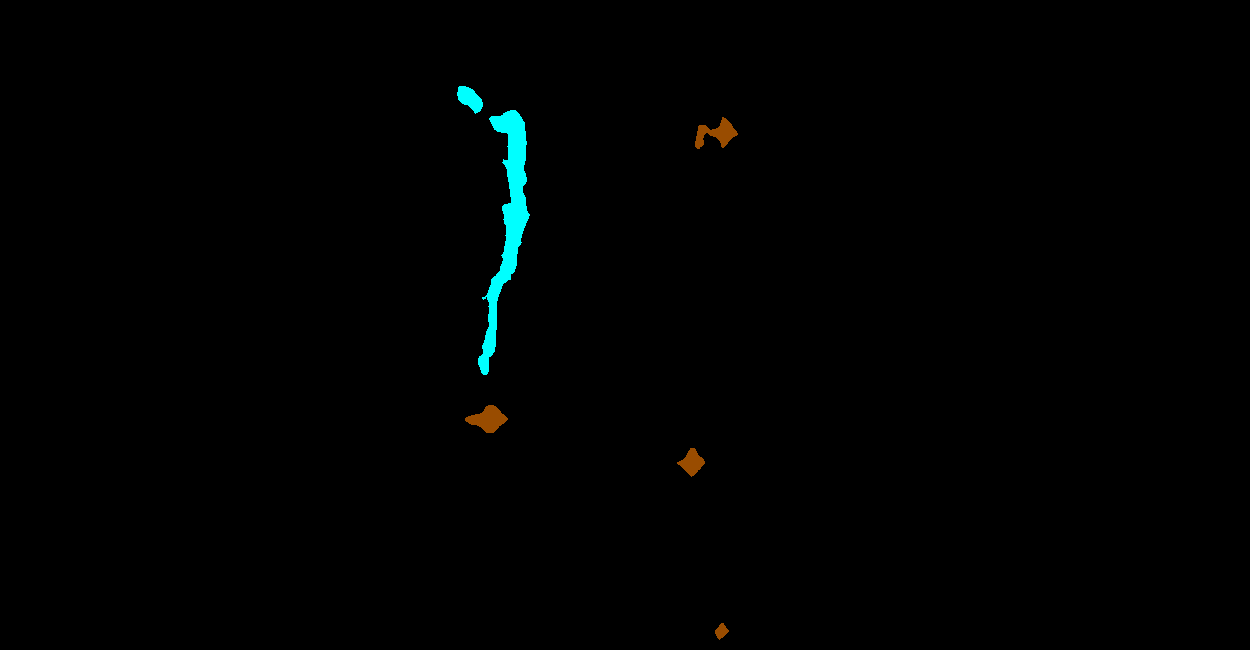
#> input picture HTSM_Oil_Spill_Segmentation/images/pred_mask_img_0001.png, 1250 x 650 px, found by its file name; its folder holds only this picture in this run
$ python make_filtered_images.py
#> lines starting #> are read from the running program, lines starting #| are printed output that depends on the picture
import cv2
import numpy as np
import os

input_dir = "/home/jarvis/CS/DIP/OSDetector/data/train/images/"
output_dir = "/home/jarvis/CS/DIP/OSDetector/data/train/filtered_images/"

os.makedirs(output_dir, exist_ok=True)


for filename in os.listdir(input_dir):

    if filename.endswith(('.jpg', '.jpeg', '.png')):
        image_path = os.path.join(input_dir, filename)
        image = cv2.imread(image_path, cv2.IMREAD_GRAYSCALE)
#> image: shape (650, 1250); min 0, max 178, mean 1.2


        f = np.fft.fft2(image)
        fshift = np.fft.fftshift(f)

        rows, cols = image.shape
#> rows = 650; cols = 1250
        crow, ccol = rows // 2, cols // 2
#> crow = 325; ccol = 625

        mask = np.ones((rows, cols), np.uint8)
        r = 30
        mask[crow-r:crow+r, ccol-r:ccol+r] = 0

        fshift_filtered = fshift * mask

        f_ishift = np.fft.ifftshift(fshift_filtered)
        image_filtered = np.fft.ifft2(f_ishift)
        image_filtered = np.abs(image_filtered)

        image_filtered_normalized = cv2.normalize(image_filtered, None, 0, 1, cv2.NORM_MINMAX)
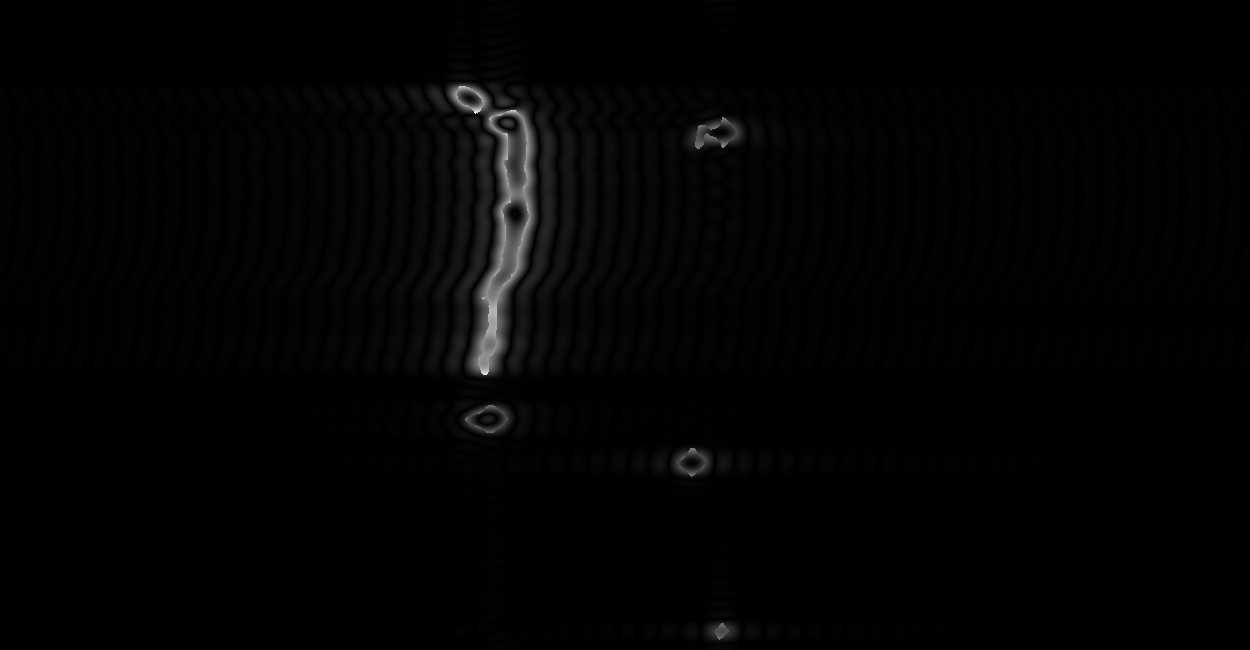
#> image_filtered_normalized: shape (650, 1250) float64; min 1.11e-24, max 1, mean 0.0135

        filtered_filename = os.path.splitext(filename)[0] + '_filtered.npy'
        output_path = os.path.join(output_dir, filtered_filename)

        np.save(output_path, image_filtered_normalized)
        print(f"Filtered image saved as '{filtered_filename}'.")

print("All images have been processed.")

$ run again, on HTSM_Oil_Spill_Segmentation/images/pred_mask_img_0007.png
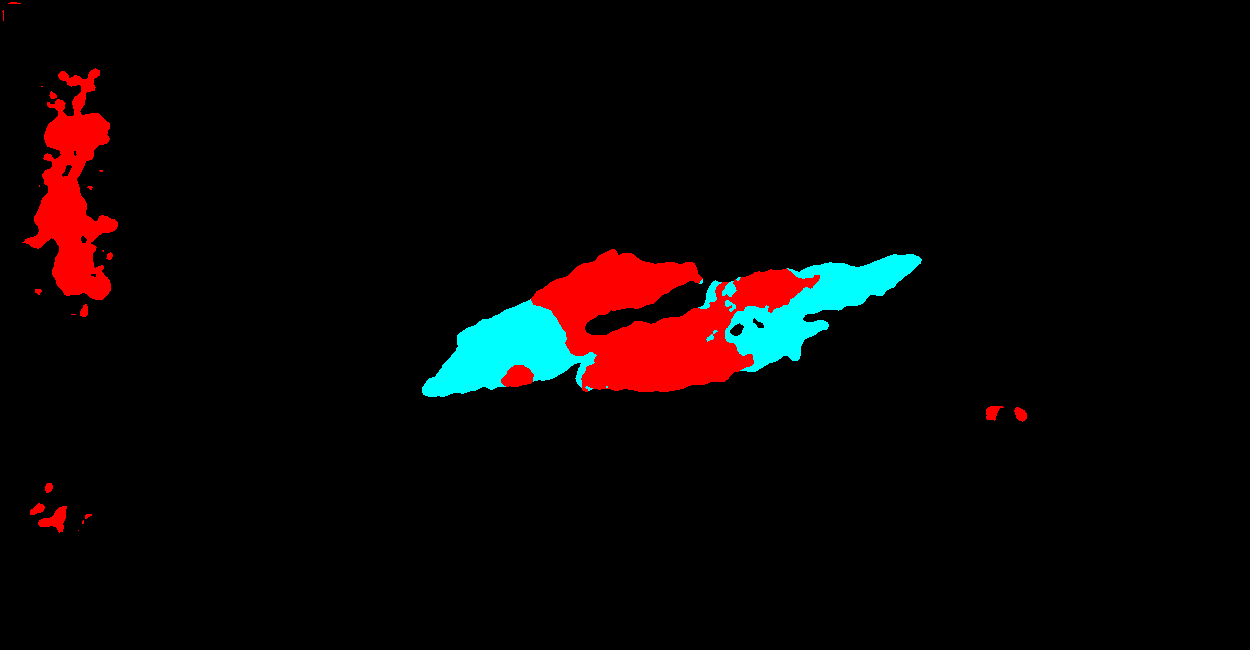
#> input picture HTSM_Oil_Spill_Segmentation/images/pred_mask_img_0007.png, 1250 x 650 px, found by its file name
#> `image = cv2.imread(image_path, cv2.IMREAD_GRAYSCALE)`:
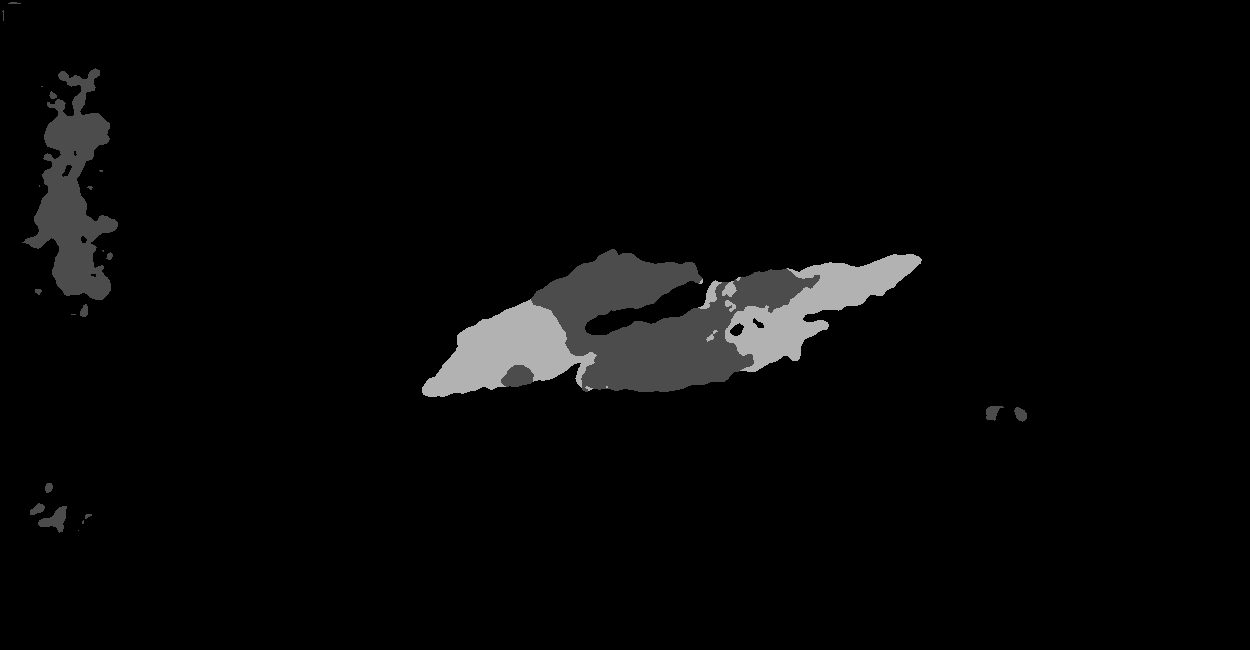
#> image: shape (650, 1250); min 0, max 178, mean 6.8
#> `image_filtered = np.abs(image_filtered)`:
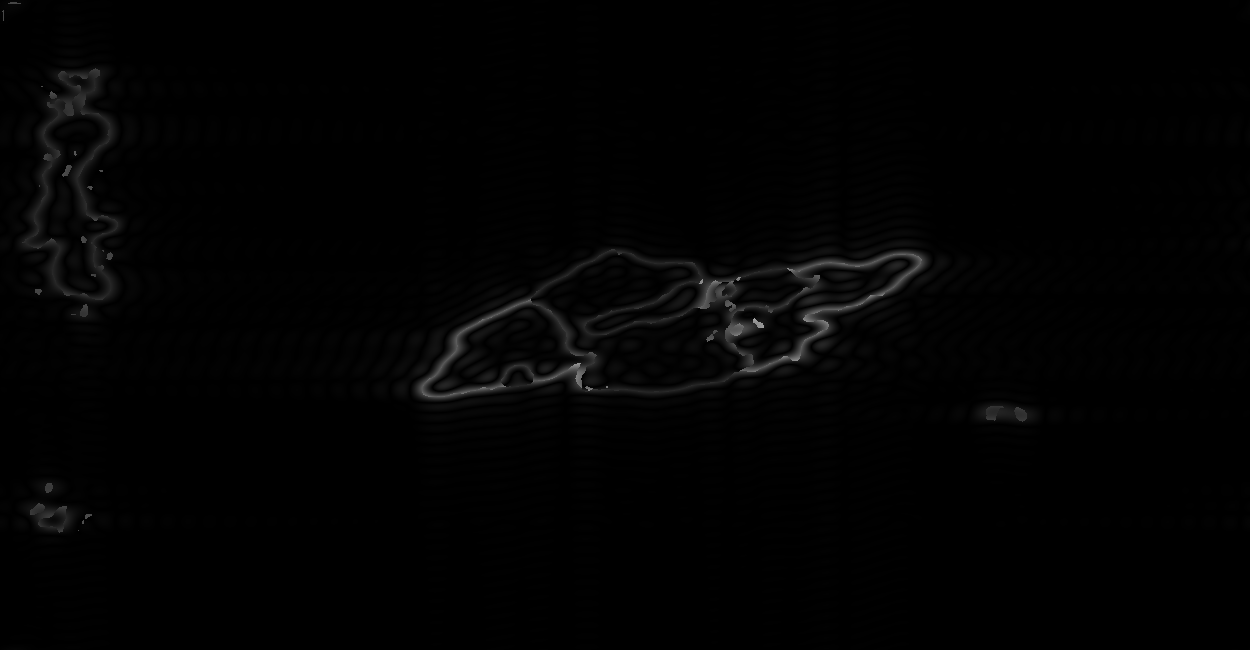
#> image_filtered: shape (650, 1250) float64; min 3.31e-05, max 166.2, mean 2.7

$ run again, on HTSM_Oil_Spill_Segmentation/images/pred_mask_img_0054.png
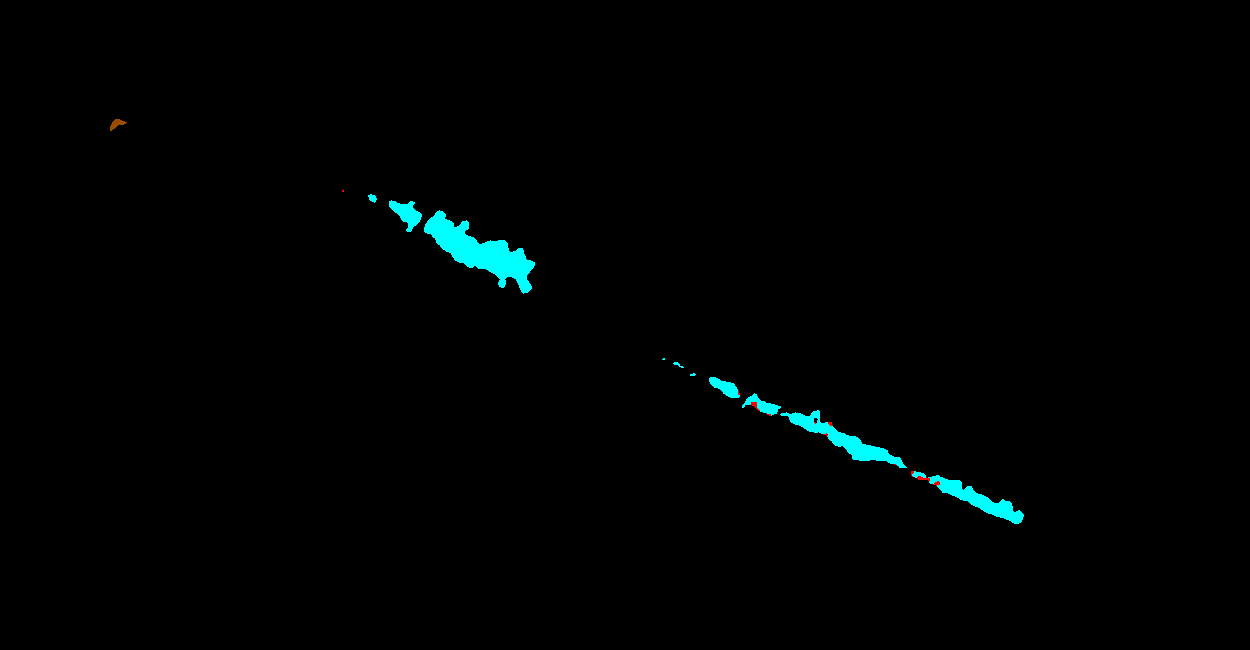
#> input picture HTSM_Oil_Spill_Segmentation/images/pred_mask_img_0054.png, 1250 x 650 px, found by its file name
#> `image_filtered_normalized = cv2.normalize(image_filtered, None, 0, 1, ..`:
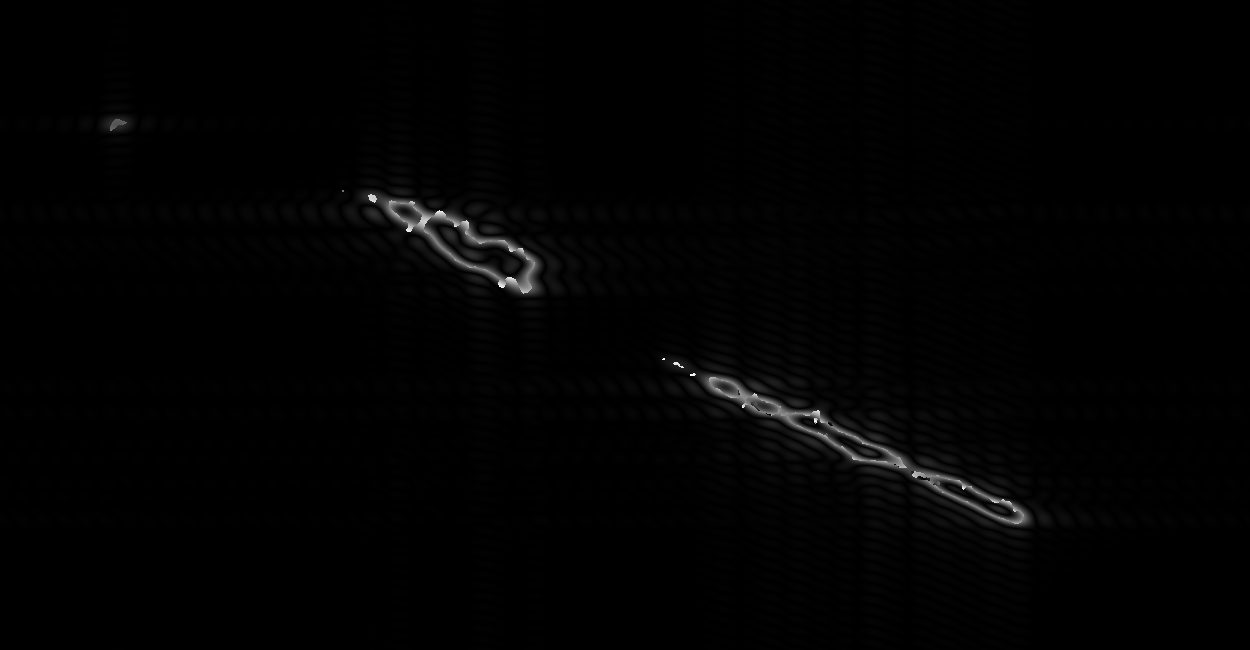
#> image_filtered_normalized: shape (650, 1250) float64; min -1.14e-22, max 1, mean 0.0109; drawn with min black and max white
